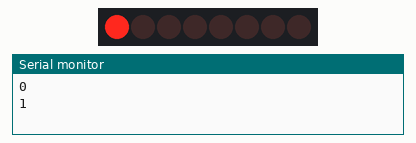
This sketch was run on a simulated Arduino Uno, built with avr-gcc and run on an emulated ATmega328P. Parts: 8 shift-register outputs drawn as a row of LEDs (first output left, lit = HIGH), the last lines printed to the serial monitor. Wiring (inferred from the names in the program): shift register (74HC595): data pin 5; shift clock pin 6; latch pin 7. Wiring (inferred from the signals the program sends): row of LEDs: on Q0, Q1, Q2, Q3, Q4, Q5, Q6, Q7.

Above: at 1.1 s.
At 5.1 s:
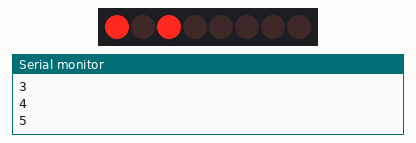
At 10.1 s:
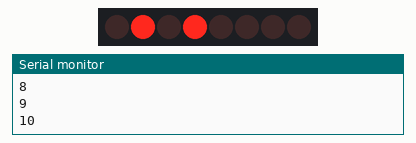
At 20.1 s:
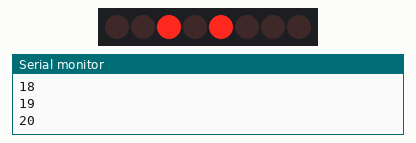
At 29.1 s:
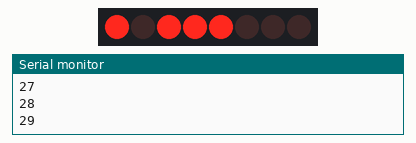
At 39.1 s:
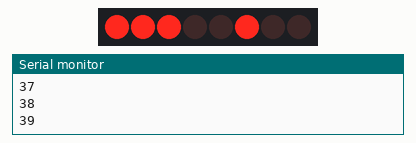
Timing chart, 0 to 40.0 s (numbered marks = the images above):
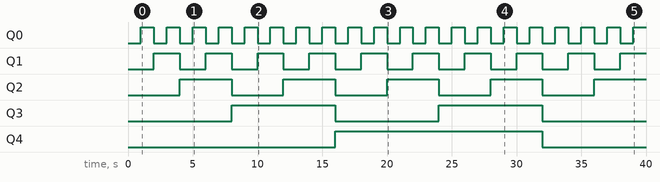

The sketch:

biner3.ino
```cpp
// Contoh pengontrolan IC 74HC595
//   untuk menyajikan kode biner
//   TANPA menggunakan SPI
//   tetapi menggunakan shoftOut()

const byte PIN_LATCH = 7;
const byte PIN_DATA  = 5;
const byte PIN_CLOCK = 6;

void setup()
{
  Serial.begin(9600);

  pinMode(PIN_DATA, OUTPUT);
  pinMode(PIN_LATCH, OUTPUT);
  pinMode(PIN_CLOCK, OUTPUT);
}

void loop()
{
  for (byte data = 0; data < 256; data++)
  {
    Serial.println(data);

    // Memperbolehkan pengiriman data
    digitalWrite(PIN_LATCH, LOW);

    shiftOut(PIN_DATA, PIN_CLOCK, MSBFIRST, data);

    // Kirim data secara paralel
    digitalWrite(PIN_LATCH, HIGH);
    delay(1000);
  }
}
```

Measured:
- by itself, Q0: alternates HIGH for 1.0 s and LOW for 1.0 s
- by itself, Q1: alternates HIGH for 2.0 s and LOW for 2.0 s
- by itself, Q2: alternates HIGH for 4.0 s and LOW for 4.0 s
- by itself, Q3: alternates HIGH for 8.0 s and LOW for 8.0 s
- by itself, Q4: LOW → HIGH at 16.0 s, → LOW 16.0 s later
